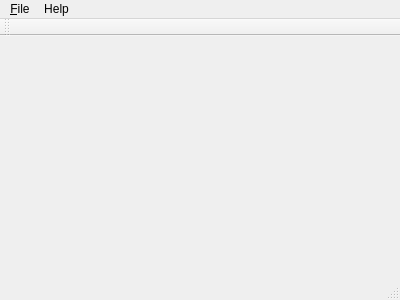
<?xml version="1.0" encoding="UTF-8"?>
<ui version="4.0">
 <class>MainWindow</class>
 <widget class="QMainWindow" name="MainWindow">
  <property name="geometry">
   <rect>
    <x>0</x>
    <y>0</y>
    <width>400</width>
    <height>300</height>
   </rect>
  </property>
  <property name="windowTitle">
   <string>MainWindow</string>
  </property>
  <widget class="QWidget" name="centralWidget"/>
  <widget class="QMenuBar" name="menuBar">
   <property name="geometry">
    <rect>
     <x>0</x>
     <y>0</y>
     <width>400</width>
     <height>25</height>
    </rect>
   </property>
   <widget class="QMenu" name="menuFile">
    <property name="title">
     <string>&amp;File</string>
    </property>
    <addaction name="actionLoad_Model"/>
    <addaction name="actionLoad_Animation_Sequence"/>
    <addaction name="actionExit"/>
   </widget>
   <widget class="QMenu" name="menuHelp">
    <property name="title">
     <string>Help</string>
    </property>
   </widget>
   <addaction name="menuFile"/>
   <addaction name="menuHelp"/>
  </widget>
  <widget class="QToolBar" name="mainToolBar">
   <attribute name="toolBarArea">
    <enum>TopToolBarArea</enum>
   </attribute>
   <attribute name="toolBarBreak">
    <bool>false</bool>
   </attribute>
  </widget>
  <widget class="QStatusBar" name="statusBar"/>
  <action name="actionLoad_Model">
   <property name="text">
    <string>Load &amp;Model</string>
   </property>
  </action>
  <action name="actionLoad_Animation_Sequence">
   <property name="text">
    <string>Load &amp;Animation Sequence</string>
   </property>
  </action>
  <action name="actionExit">
   <property name="text">
    <string>Exit</string>
   </property>
  </action>
 </widget>
 <layoutdefault spacing="6" margin="11"/>
 <resources/>
 <connections>
  <connection>
   <sender>actionExit</sender>
   <signal>triggered()</signal>
   <receiver>MainWindow</receiver>
   <slot>close()</slot>
   <hints>
    <hint type="sourcelabel">
     <x>-1</x>
     <y>-1</y>
    </hint>
    <hint type="destinationlabel">
     <x>199</x>
     <y>149</y>
    </hint>
   </hints>
  </connection>
 </connections>
</ui>
